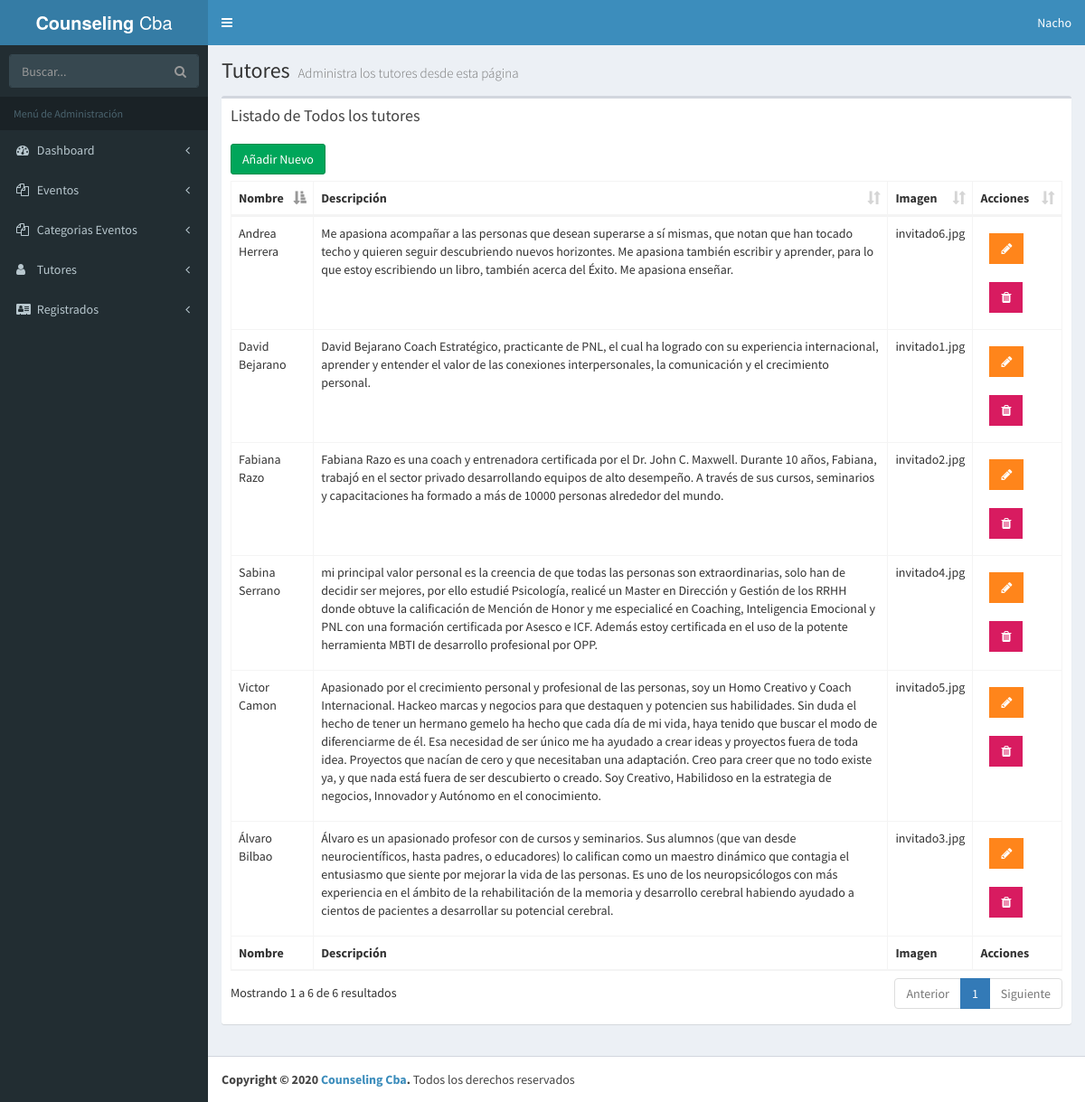
Page /admin/lista-invitados.php (signed in) on the committed database.
### tables this page shows
CREATE TABLE `invitados` (
  `invitado_id` tinyint(4) NOT NULL,
  `nombre_invitado` varchar(30) NOT NULL,
  `apellido_invitado` varchar(30) NOT NULL,
  `descripcion` text NOT NULL,
  `url_imagen` varchar(50) NOT NULL,
  `editado` datetime NOT NULL
);

### admin/lista-invitados.php (the view, shortened to what this page needs)
<?php
include_once 'funciones/funciones.php';
include_once 'templates/header.php'; ?>
<body class="hold-transition skin-blue fixed sidebar-mini">
<div class="wrapper">
    <?php include_once 'templates/barra.php'; ?>
    <?php include_once 'templates/navegacion.php'; ?>
  <div class="content-wrapper">
    <section class="content-header">
      <h1>
        Tutores
        <small>Administra los tutores desde esta página</small>
      </h1>
    </section>
    <section class="content">
    <div class="row">
      <div class="col-xs-12">
        <div class="box">
          <div class="box-header">
            <h3 class="box-title">Listado de Todos los tutores</h3>
          </div>
          <div class="box-body">
            <a href="nuevo-invitado.php" class="btn btn-success">Añadir Nuevo</a>
            <table id="registros" class="table table-bordered table-hover">
                <thead>
                        <tr>
                            <th>Nombre</th>
                            <th>Descripción</th>
                            <th>Imagen</th>
                            <th>Acciones</th>
                        </tr>
                </thead>
                <tbody>
                <?php
                  try {
                    $sql = "SELECT * FROM invitados ";
                    $resultado = $conn->query($sql);
                  } catch (Exception $e) {
                    $error = $e->getMessage();
                  }
                  while($invitado = $resultado->fetch_assoc() ) {  ?>
                      <tr>
                              <td><?php echo $invitado['nombre_invitado'] . " " . $invitado['apellido_invitado']; ?></td>
                              <td><p><?php echo $invitado['descripcion']; ?></p></td>
                              <td><?php echo $invitado['url_imagen']; ?></td>
                              <td>
                                  <a href="editar-invitado.php?id=<?php echo $invitado['invitado_id']; ?>" type="button" class="btn bg-orange btn-flat margin"> <i class="fa fa-pencil" aria-hidden="true"></i></a>
                                  <a href="#" data-id="<?php echo $invitado['invitado_id']; ?>" data-tipo="invitado" type="button" class="btn bg-maroon btn-flat margin borrar_registro"><i class="fa fa-trash" aria-hidden="true"></i></a>
                             </td>
                      </tr>
                  <?php } ?>
                </tbody>
                <tfoot>
                    <tr>
                        <th>Nombre</th>
                        <th>Descripción</th>
                        <th>Imagen</th>
                        <th>Acciones</th>
                    </tr>
                </tfoot>
            </table>
          </div>
        </div>
      </div>
    </div>
  </section>
  </div>
<?php
  include_once 'templates/footer.php';
  include_once 'templates/footer-scripts.php';
?>

### rows in the picture
invitados: nombre_invitado "David", apellido_invitado "Bejarano", descripcion "David Bejarano Coach Estratégico, practicante de PNL, el cual ha logrado con su experiencia internacional, aprender y entender el valor de las conexiones interpersonales, la comunicación y el crecimiento personal.", url_imagen "invitado1.jpg"
invitados: nombre_invitado "Fabiana", apellido_invitado "Razo", descripcion "Fabiana Razo es una coach y entrenadora certificada por el Dr. John C. Maxwell. Durante 10 años, Fabiana, trabajó en el sector privado desarrollando equipos de alto desempeño. A través de sus cursos, seminarios y capacitaciones ha formado a más de 10000 personas alrededor del mundo.", url_imagen "invitado2.jpg"
invitados: nombre_invitado "Álvaro", apellido_invitado "Bilbao", descripcion "Álvaro es un apasionado profesor con de cursos y seminarios. Sus alumnos (que van desde neurocientíficos, hasta padres, o educadores) lo califican como un maestro dinámico que contagia el entusiasmo que siente por mejorar la vida de las personas. Es uno de los neuropsicólogos con más experiencia en el ámbito de la rehabilitación de la memoria y desarrollo cerebral habiendo ayudado a cientos de pacientes a desarrollar su potencial cerebral.", url_imagen "invitado3.jpg"
invitados: nombre_invitado "Sabina", apellido_invitado "Serrano", descripcion "mi principal valor personal es la creencia de que todas las personas son extraordinarias, solo han de decidir ser mejores, por ello estudié Psicología, realicé un Master en Dirección y Gestión de los RRHH donde obtuve la calificación de Mención de Honor y me especialicé en Coaching, Inteligencia Emocional y PNL con una formación certificada por Asesco e ICF. Además estoy certificada en el uso de la potente herramienta MBTI de desarrollo profesional por OPP.", url_imagen "invitado4.jpg"
invitados: nombre_invitado "Victor", apellido_invitado "Camon", descripcion "Apasionado por el crecimiento personal y profesional de las personas, soy un Homo Creativo y Coach Internacional. Hackeo marcas y negocios para que destaquen y potencien sus habilidades. Sin duda el hecho de tener un hermano gemelo ha hecho que cada día de mi vida, haya tenido que buscar el modo de diferenciarme de él. Esa necesidad de ser único me ha ayudado a crear ideas y proyectos fuera de toda idea. Proyectos que nacían de cero y que necesitaban una adaptación. Creo para creer que no todo existe ya, y que nada está fuera de ser descubierto o creado. Soy Creativo, Habilidoso en la estrategia de negocios, Innovador y Autónomo en el conocimiento.", url_imagen "invitado5.jpg"
invitados: nombre_invitado "Andrea", apellido_invitado "Herrera", descripcion "Me apasiona acompañar a las personas que desean superarse a sí mismas, que notan que han tocado techo y quieren seguir descubriendo nuevos horizontes. Me apasiona también escribir y aprender, para lo que estoy escribiendo un libro, también acerca del Éxito. Me apasiona enseñar.", url_imagen "invitado6.jpg"

### other values in the picture
$usuario "Nacho"
